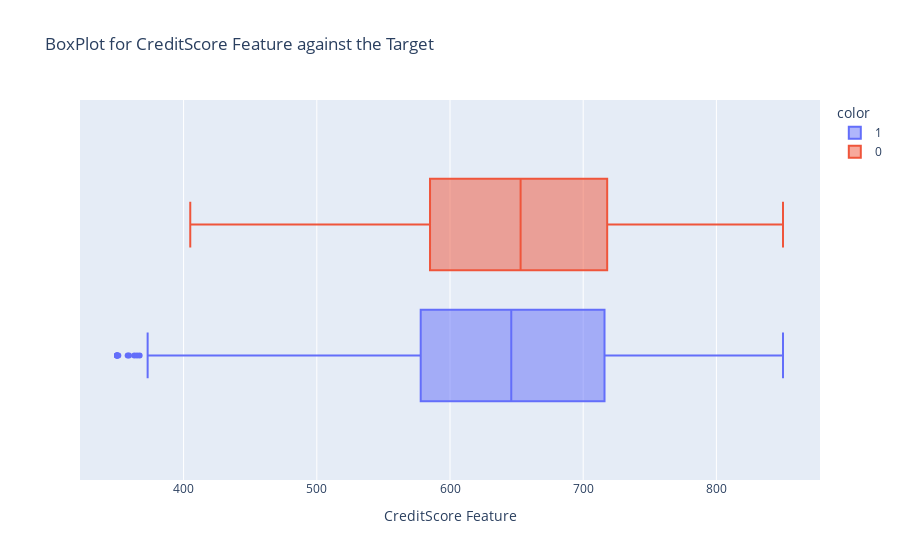
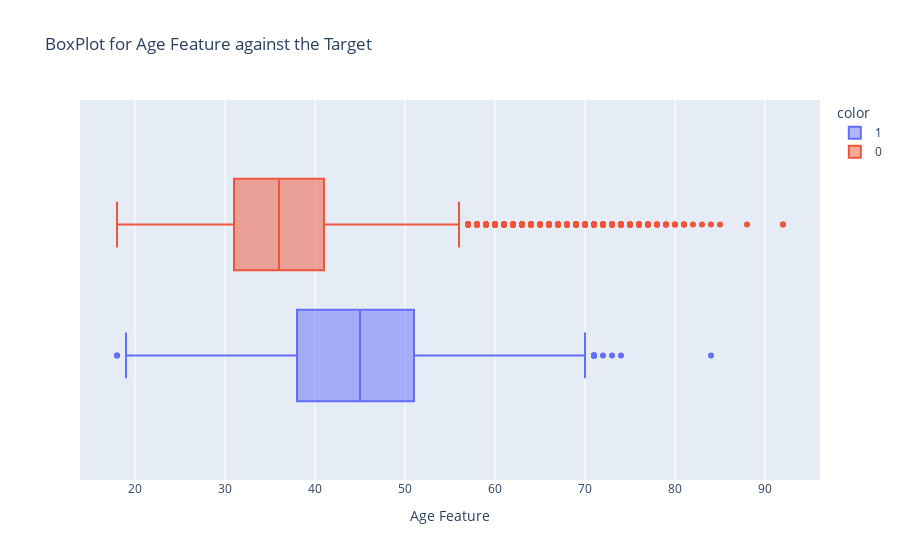
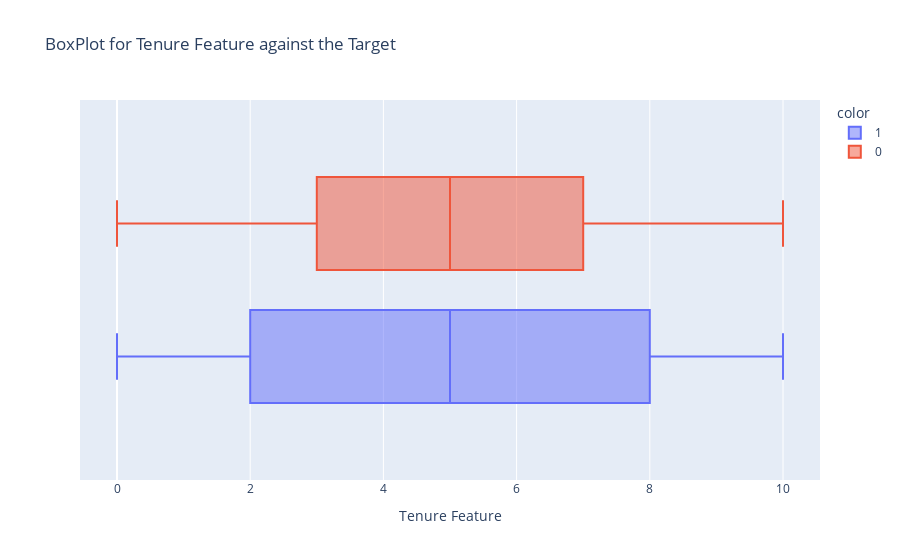
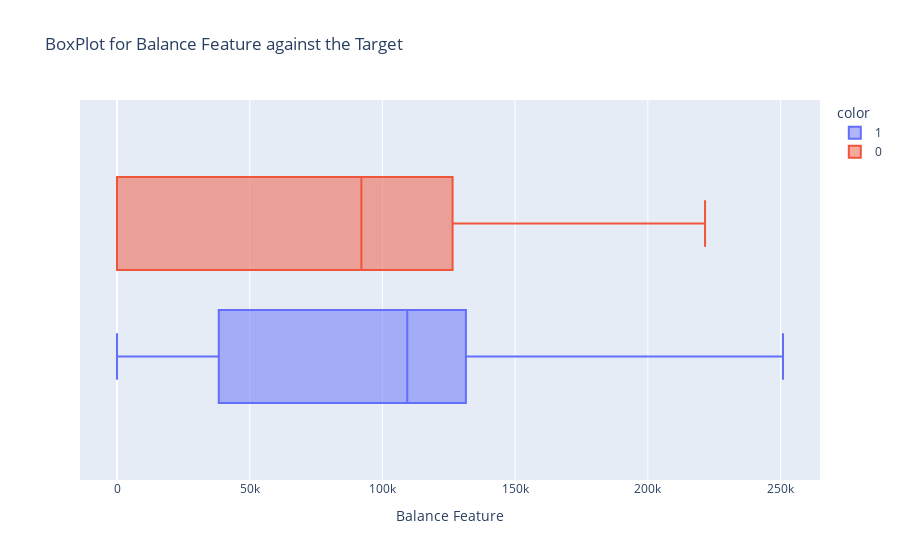

Notebook source saved alongside these figures, in order:
### Markdown cell above
__Numeric Features__

### Code cell
# Select features to plot
plot_cols = ['CreditScore', 'Age', 'Tenure','Balance', 'NumOfProducts', 'HasCrCard', 'EstimatedSalary']

# Plot numeric features against target
plt.Figure(figsize=(3,4))
for col in plot_cols:
    fig = px.box(data_frame=df[plot_cols], x=col, color=df['Exited'], title=f'BoxPlot for {col} Feature against the Target')
    fig.update_layout(xaxis_title=f'{col} Feature')
    fig.show()

### Figure 1 — Plotly figure (JSON) as saved in the notebook; plotly's stock layout.template omitted (floating-point values rounded to 4 significant figures; data arrays with more than 128 entries replaced by an {"elided": "..."} marker saying what was removed)
{"data": [{"alignmentgroup": "True", "hovertemplate": "color=1<br>CreditScore=%{x}<extra></extra>", "legendgroup": "1", "marker": {"color": "#636efa"}, "name": "1", "notched": false, "offsetgroup": "1", "orientation": "h", "showlegend": true, "type": "box", "x": {"elided": "2038 int values"}, "x0": " ", "xaxis": "x", "y0": " ", "yaxis": "y"}, {"alignmentgroup": "True", "hovertemplate": "color=0<br>CreditScore=%{x}<extra></extra>", "legendgroup": "0", "marker": {"color": "#EF553B"}, "name": "0", "notched": false, "offsetgroup": "0", "orientation": "h", "showlegend": true, "type": "box", "x": {"elided": "7962 int values"}, "x0": " ", "xaxis": "x", "y0": " ", "yaxis": "y"}], "layout": {"boxmode": "group", "legend": {"title": {"text": "color"}, "tracegroupgap": 0}, "title": {"text": "BoxPlot for CreditScore Feature against the Target"}, "xaxis": {"anchor": "y", "domain": [0, 1], "title": {"text": "CreditScore Feature"}}, "yaxis": {"anchor": "x", "domain": [0, 1]}}}

### Figure 2 — Plotly figure (JSON) as saved in the notebook; plotly's stock layout.template omitted (floating-point values rounded to 4 significant figures; data arrays with more than 128 entries replaced by an {"elided": "..."} marker saying what was removed)
{"data": [{"alignmentgroup": "True", "hovertemplate": "color=1<br>Age=%{x}<extra></extra>", "legendgroup": "1", "marker": {"color": "#636efa"}, "name": "1", "notched": false, "offsetgroup": "1", "orientation": "h", "showlegend": true, "type": "box", "x": {"elided": "2038 int values"}, "x0": " ", "xaxis": "x", "y0": " ", "yaxis": "y"}, {"alignmentgroup": "True", "hovertemplate": "color=0<br>Age=%{x}<extra></extra>", "legendgroup": "0", "marker": {"color": "#EF553B"}, "name": "0", "notched": false, "offsetgroup": "0", "orientation": "h", "showlegend": true, "type": "box", "x": {"elided": "7962 int values"}, "x0": " ", "xaxis": "x", "y0": " ", "yaxis": "y"}], "layout": {"boxmode": "group", "legend": {"title": {"text": "color"}, "tracegroupgap": 0}, "title": {"text": "BoxPlot for Age Feature against the Target"}, "xaxis": {"anchor": "y", "domain": [0, 1], "title": {"text": "Age Feature"}}, "yaxis": {"anchor": "x", "domain": [0, 1]}}}

### Figure 3 — Plotly figure (JSON) as saved in the notebook; plotly's stock layout.template omitted (floating-point values rounded to 4 significant figures; data arrays with more than 128 entries replaced by an {"elided": "..."} marker saying what was removed)
{"data": [{"alignmentgroup": "True", "hovertemplate": "color=1<br>Tenure=%{x}<extra></extra>", "legendgroup": "1", "marker": {"color": "#636efa"}, "name": "1", "notched": false, "offsetgroup": "1", "orientation": "h", "showlegend": true, "type": "box", "x": {"elided": "2038 int values"}, "x0": " ", "xaxis": "x", "y0": " ", "yaxis": "y"}, {"alignmentgroup": "True", "hovertemplate": "color=0<br>Tenure=%{x}<extra></extra>", "legendgroup": "0", "marker": {"color": "#EF553B"}, "name": "0", "notched": false, "offsetgroup": "0", "orientation": "h", "showlegend": true, "type": "box", "x": {"elided": "7962 int values"}, "x0": " ", "xaxis": "x", "y0": " ", "yaxis": "y"}], "layout": {"boxmode": "group", "legend": {"title": {"text": "color"}, "tracegroupgap": 0}, "title": {"text": "BoxPlot for Tenure Feature against the Target"}, "xaxis": {"anchor": "y", "domain": [0, 1], "title": {"text": "Tenure Feature"}}, "yaxis": {"anchor": "x", "domain": [0, 1]}}}

### Figure 4 — Plotly figure (JSON) as saved in the notebook; plotly's stock layout.template omitted (floating-point values rounded to 4 significant figures; data arrays with more than 128 entries replaced by an {"elided": "..."} marker saying what was removed)
{"data": [{"alignmentgroup": "True", "hovertemplate": "color=1<br>Balance=%{x}<extra></extra>", "legendgroup": "1", "marker": {"color": "#636efa"}, "name": "1", "notched": false, "offsetgroup": "1", "orientation": "h", "showlegend": true, "type": "box", "x": {"elided": "2038 float values"}, "x0": " ", "xaxis": "x", "y0": " ", "yaxis": "y"}, {"alignmentgroup": "True", "hovertemplate": "color=0<br>Balance=%{x}<extra></extra>", "legendgroup": "0", "marker": {"color": "#EF553B"}, "name": "0", "notched": false, "offsetgroup": "0", "orientation": "h", "showlegend": true, "type": "box", "x": {"elided": "7962 float values"}, "x0": " ", "xaxis": "x", "y0": " ", "yaxis": "y"}], "layout": {"boxmode": "group", "legend": {"title": {"text": "color"}, "tracegroupgap": 0}, "title": {"text": "BoxPlot for Balance Feature against the Target"}, "xaxis": {"anchor": "y", "domain": [0, 1], "title": {"text": "Balance Feature"}}, "yaxis": {"anchor": "x", "domain": [0, 1]}}}
